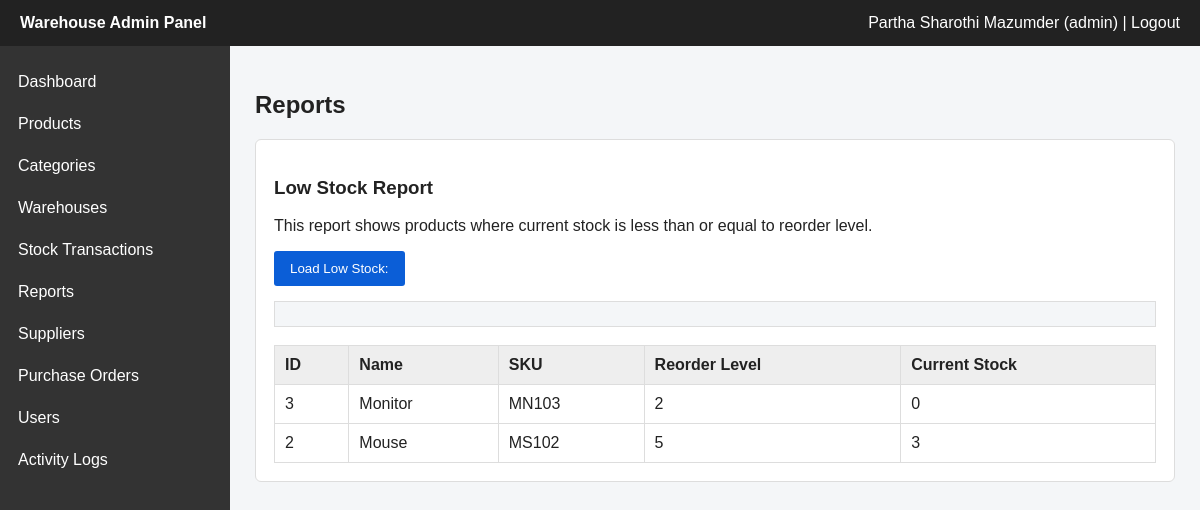
Screenshot of /index.php?route=reports (signed in) with the database file from the repository.
### tables this page shows
CREATE TABLE users (
    id INT AUTO_INCREMENT PRIMARY KEY,
    name VARCHAR(100),
    email VARCHAR(100) UNIQUE,
    password_hash VARCHAR(255),
    phone VARCHAR(20),
    role ENUM('staff','purchasing','manager','admin'),
    profile_pic VARCHAR(255),
    is_active TINYINT(1) DEFAULT 1,
    created_at TIMESTAMP DEFAULT CURRENT_TIMESTAMP
);

CREATE TABLE products (
    id INT AUTO_INCREMENT PRIMARY KEY,
    category_id INT,
    name VARCHAR(100),
    sku VARCHAR(100),
    description TEXT,
    unit ENUM('pcs','kg','litres','boxes'),
    reorder_level INT,
    current_stock INT,
    created_at TIMESTAMP DEFAULT CURRENT_TIMESTAMP
);

### app/core/functions.php (called while the page is built, shortened)
<?php
function e($value) {
    return htmlspecialchars((string)$value, ENT_QUOTES, "UTF-8");
}
function current_user() {
    global $pdo;
    $stmt = $pdo->prepare("SELECT * FROM users WHERE id = ? AND is_active = 1");
    $stmt->execute([$_SESSION["user_id"]]);
    $user = $stmt->fetch();
    return $user ?: null;
}
function has_role($roles) {
    $user = current_user();
    return in_array($user["role"], $roles);
}
function view($view_file, $data = []) {
    extract($data);
    require __DIR__ . "/../views/layouts/header.php";
    require __DIR__ . "/../views/" . $view_file . ".php";
    require __DIR__ . "/../views/layouts/footer.php";
}
?>

### app/controllers/ReportController.php (called while the page is built, shortened)
<?php
class ReportController {
    public function index() {
        view("reports/index", [
            "low_stock_products" => Product::lowStock()
        ]);
    }
}
?>

### app/core/Router.php (called while the page is built, shortened)
<?php
class Router {
    public function dispatch() {
        $action = $_GET["action"] ?? "index";
        $controller = new $controllerName();
        $controller->$action();
    }
}
?>

### public/index.php (called while the page is built, shortened)
<?php
$router = new Router();
$router->dispatch();
?>

### app/models/Product.php (called while the page is built, shortened)
<?php
class Product {
    public static function lowStock() {
        global $pdo;
        $stmt = $pdo->query("
            SELECT * FROM products
            WHERE current_stock <= reorder_level
            ORDER BY current_stock ASC
        ");
        return $stmt->fetchAll();
    }
}
?>

### app/views/reports/index.php (the view)
<h2>Reports</h2>
<div class="card">
    <h3>Low Stock Report</h3>
    <p>This report shows products where current stock is less than or equal to reorder level.</p>
    <button type="button" id="loadLowStockBtn">Load Low Stock: </button>
    <div id="ajaxReportBox" class="ajax-box"></div>
    <br>
    <table>
        <tr>
            <th>ID</th>
            <th>Name</th>
            <th>SKU</th>
            <th>Reorder Level</th>
            <th>Current Stock</th>
        </tr>
        <?php foreach ($low_stock_products as $product): ?>
            <tr>
                <td><?= e($product["id"]) ?></td>
                <td><?= e($product["name"]) ?></td>
                <td><?= e($product["sku"]) ?></td>
                <td><?= e($product["reorder_level"]) ?></td>
                <td><?= e($product["current_stock"]) ?></td>
            </tr>
        <?php endforeach; ?>
    </table>
</div>

### app/views/layouts/header.php (shortened to what this page needs)
<?php
$user = current_user();
?>
<!DOCTYPE html>
<html>
<head>
    <link rel="stylesheet" href="assets/style.css">
</head>
<body>
<div class="topbar">
    <div><strong>Warehouse Admin Panel</strong></div>
    <div>
        <?= e($user["name"] ?? "Guest") ?>
        <?php if ($user): ?>
            (<?= e($user["role"]) ?>)
            | <a href="index.php?route=logout">Logout</a>
        <?php endif; ?>
    </div>
</div>
<div class="layout">
    <div class="sidebar">
        <a href="index.php?route=dashboard">Dashboard</a>
        <a href="index.php?route=products">Products</a>
        <a href="index.php?route=categories">Categories</a>
        <a href="index.php?route=warehouses">Warehouses</a>
        <a href="index.php?route=stock_transactions">Stock Transactions</a>
        <a href="index.php?route=reports">Reports</a>
        <?php if (has_role(["admin", "manager", "purchasing"])): ?>
            <a href="index.php?route=suppliers">Suppliers</a>
            <a href="index.php?route=purchase_orders">Purchase Orders</a>
        <?php endif; ?>
        <?php if (has_role(["admin", "manager"])): ?>
            <a href="index.php?route=users">Users</a>
            <a href="index.php?route=activity_logs">Activity Logs</a>
        <?php endif; ?>
    </div>
    <main class="content">

### public/assets/style.css (style rules this page uses)
* { box-sizing: border-box; }
body { margin: 0; font-family: Arial, sans-serif; background: #f4f6f8; color: #222; }
a { color: #0b5ed7; text-decoration: none; }
.topbar { background: #222; color: white; padding: 14px 20px; display: flex; justify-content: space-between; }
.topbar a { color: white; }
.layout { display: flex; }
.sidebar { width: 230px; min-height: calc(100vh - 50px); background: #333; padding-top: 15px; }
.sidebar a { display: block; padding: 12px 18px; color: white; }
.content { flex: 1; padding: 25px; }
.card { background: white; border: 1px solid #ddd; padding: 18px; margin-bottom: 18px; border-radius: 6px; }
table { width: 100%; border-collapse: collapse; background: white; }
th, td { padding: 10px; border: 1px solid #ddd; text-align: left; vertical-align: top; }
th { background: #eeeeee; }
button { background: #0b5ed7; color: white; border: 0; padding: 10px 16px; cursor: pointer; border-radius: 3px; }
.ajax-box { margin-top: 15px; padding: 12px; background: #f4f6f8; border: 1px solid #ddd; }

### rows the page displays
users: name "Partha Sharothi Mazumder", role "admin"
products: id "3", name "Monitor", sku "MN103", reorder_level "2", current_stock "0"
products: id "2", name "Mouse", sku "MS102", reorder_level "5", current_stock "3"
